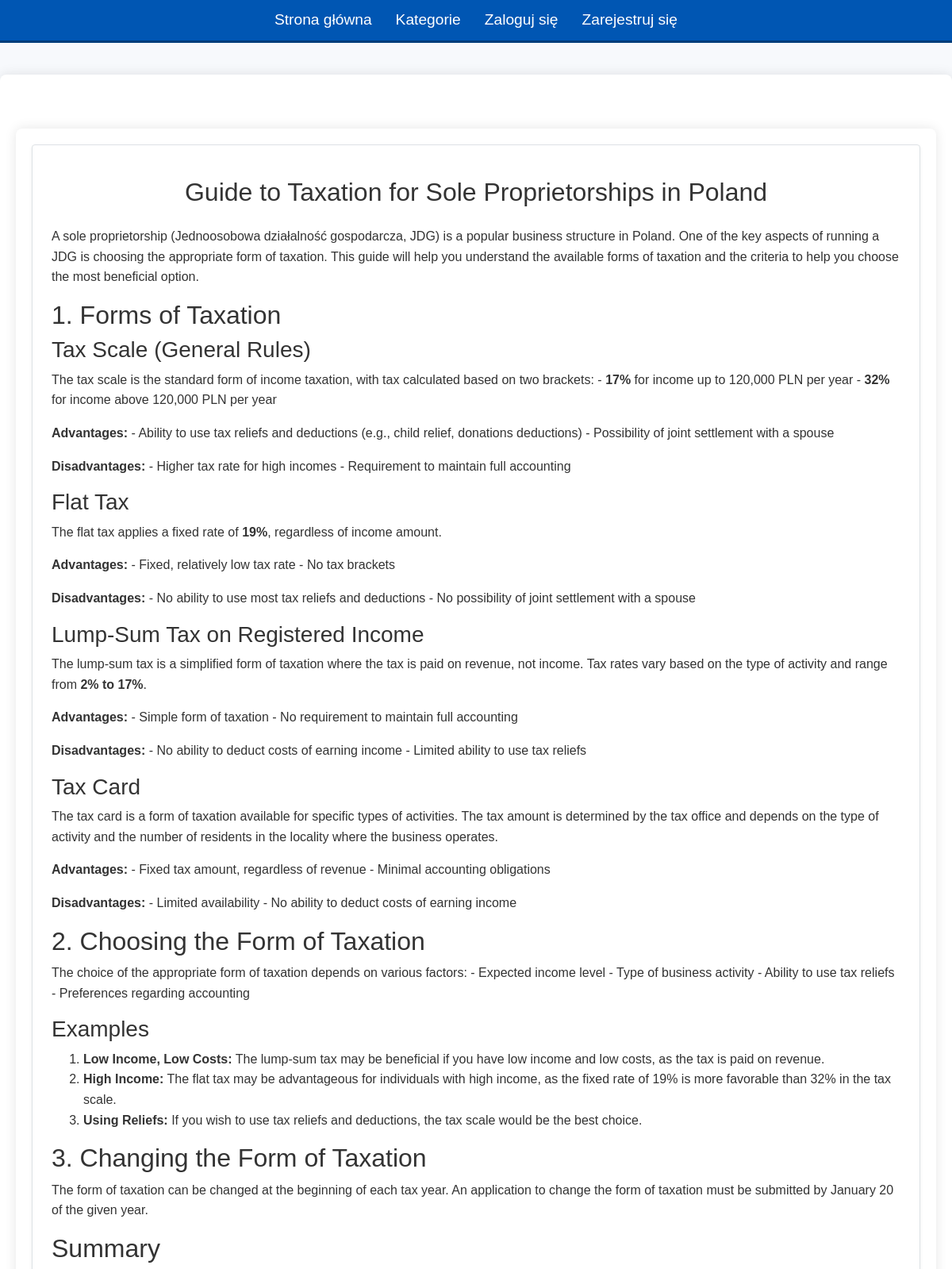
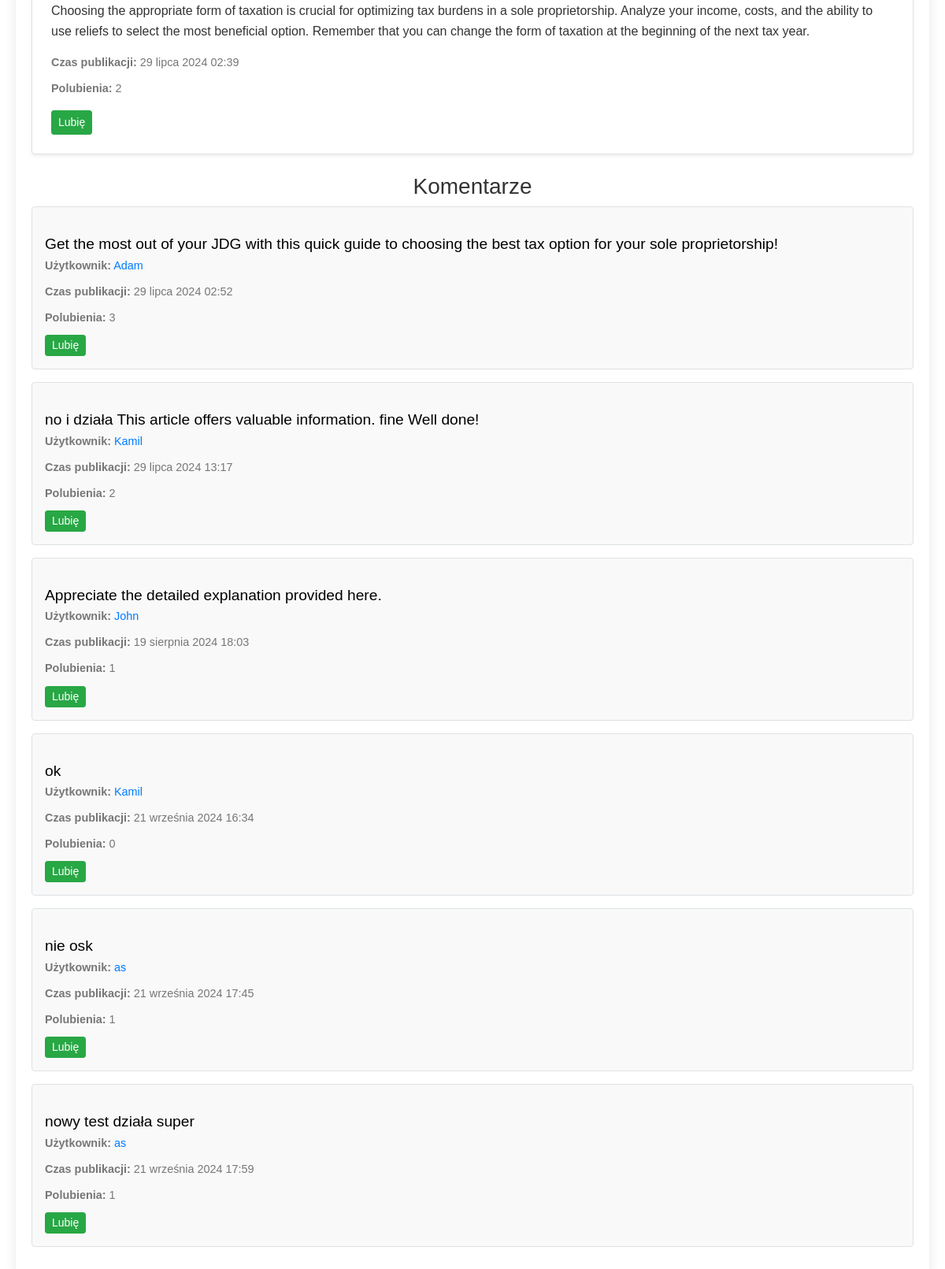
The app's page /post/16 with its own data (2 pictures, top to bottom).
### finance/models.py (models this page shows, shortened)
class Post(models.Model):
    id = models.AutoField(primary_key=True)
    user = models.ForeignKey(User, on_delete=models.CASCADE, related_name="POST")
    temat = models.CharField(max_length=500)
    post = models.CharField(max_length=10000)
    timestamp = models.DateTimeField(default=timezone.now)
    CATEGORY_CHOICES = [
        ('zakladanie_firmy', 'Zakładanie firmy'),
        ('finance_inwestycje', 'Finanse i inwestycje'),
        ('marketing_sprzedaz', 'Marketing i sprzedaż'),
        ('zarządzanie_operacje', 'Zarządzanie i operacje'),
        ('prawo_regulacje', 'Prawo i regulacje'),
        ('rozwoj_osobisty', 'Rozwój osobisty i networking'),
        ('inne', 'Inne')
    ]
    category = models.CharField(max_length=50, choices=CATEGORY_CHOICES, default='inne')
    like_count = models.IntegerField(default=0)

class Comment(models.Model):
    id = models.AutoField(primary_key=True)
    user = models.ForeignKey(User, on_delete=models.CASCADE, related_name="comment")
    post = models.ForeignKey(Post, on_delete=models.CASCADE, related_name="comment")
    comment = models.CharField(max_length=3000)
    timestamp = models.DateTimeField(default=timezone.now)
    like_count = models.IntegerField(default=0)

class User(AbstractUser):
    id = models.AutoField(primary_key=True)
    username = models.CharField(max_length=100, unique=True)
    email = models.EmailField(max_length=254)
    password = models.CharField(max_length=128)
    if_professional = models.BooleanField(default=False)

### finance/views.py (the view, shortened to what this page needs)
# urls.py: path("post/<str:post_id>", views.post_page, name="post_page"),
def post_page(request, post_id):
    user = request.user
    that_post = Post.objects.get(id=post_id)
    comments = Comment.objects.filter(post_id = post_id)
    post_saved = 1
    if user.is_authenticated:
        try:
            post_saved = Save_Post.objects.get(post_id = post_id, user = request.user )
        except Save_Post.DoesNotExist:
            post_saved = None
        liked_comments = Like_Comment.objects.filter(user= request.user, if_like=True).values_list('comment_id', flat=True)
    else:
        liked_comments= []
    if user.is_authenticated:
        likes = Like.objects.filter(post_id = post_id, user = request.user)
    else:
        likes = []
    post_content_markdown = markdown2.markdown(that_post.post)
    return render(request, "finance/post_page.html",{
        "post":that_post,
        "comments": comments,
        "saved": post_saved,
        "likes": likes,
        "liked_comments": liked_comments,
        "post_content_markdown": post_content_markdown
    })

### finance/templates/finance/post_page.html (shortened to what this page needs)
{% extends 'finance/layout.html' %}
{% block body %}
<div class="container mt-5">
    <div class="post-details p-4 mb-4 border rounded shadow-sm position-relative">
        <h2 class="text-center mb-4">{{ post.temat }}</h2>
        <p class="post-content" id="edit_content" data-edit-content="{{ post.post }}">{{ post_content_markdown|safe }}</p>
        <p class="post-meta"><strong>Czas publikacji:</strong> {{ post.timestamp }}</p>
        <p class="post-meta" id="like_counting" data-like-count="{{post.like_count}}"><strong>Polubienia:</strong> {{ post.like_count }}</p>
        <div class="mt-3">
            {% if likes %}
                {% for like in likes %}
                    {% if like.if_like == True %}
                        <button id="likeButton" class="btn btn-danger btn-sm">Nie lubię</button>
                    {% else %}
                        <button id="likeButton" class="btn btn-success btn-sm">Lubię</button>
                    {% endif %}
                {% endfor %}
            {% else %}
                <button id="likeButton" class="btn btn-success btn-sm">Lubię</button>
            {% endif %}
        </div>
    </div>
    <h3 class="text-center mt-4">Komentarze</h3>
    <div class="comments-section">
        {% if comments %}
            {% for comment in comments %}
                <div class="comment p-3 mb-3 border rounded position-relative">
                    <p class="comment-content mb-0" id="comment_content_{{ comment.id }}" data-comment-content="{{ comment.comment }}" style="font-size: 1.2em; color: #000;">{{ comment.comment }}</p>
                    <p class="comment-meta"><strong>Użytkownik:</strong> <a href="{% url 'profile' comment.user.username %}">{{ comment.user.username }}</a></p>
                    <p class="comment-meta"><strong>Czas publikacji:</strong> {{ comment.timestamp }}</p>
                    <p class="comment-meta" id="like_counting_comment_{{comment.id}}" data-like-comment="{{comment.like_count}}"><strong>Polubienia:</strong> {{ comment.like_count }}</p>
                    <div class="d-flex justify-content-start align-items-center">
                        {% if comment.id in liked_comments %}
                            <button id="commentLike-{{ comment.id }}" class="btn btn-danger btn-sm mr-2" data-comment-id="{{ comment.id }}">Nie lubię</button>
                        {% else %}
                            <button id="commentLike-{{ comment.id }}" class="btn btn-success btn-sm mr-2" data-comment-id="{{ comment.id }}">Lubię</button>
                        {% endif %}
                    </div>
                </div>
            {% endfor %}
        {% else %}
            <p class="text-center">Brak komentarzy.</p>
        {% endif %}
    </div>
</div>
{% endblock %}

### finance/static/finance/styles.css (style rules this page uses)
body { font-family: 'Arial', sans-serif; background-color: #f7f9fc; color: #333; line-height: 1.6; margin: 0; padding: 0; }
.container { max-width: 1200px; margin: 40px auto; padding: 20px; background-color: #fff; border-radius: 8px; box-shadow: 0 0 15px rgba(0, 0, 0, 0.1); }
.post-content { font-size: 1.4em; line-height: 1.6; }
.post-meta { font-size: 0.9em; color: #777; margin-bottom: 10px; }
.post-details { background-color: #fff; position: relative; }
.comments-section .comment { background-color: #f9f9f9; margin-bottom: 20px; position: relative; }
.comments-section .comment p { margin: 0 0 10px; font-size: 0.9em; color: #777; }
.comments-section .comment .btn-sm { padding: 2px 8px; font-size: 0.875rem; }

### records on screen
Post: temat "Guide to Taxation for Sole Proprietorships in Poland", timestamp "29 lipca 2024 02:39", like_count "2"
Comment: comment "Get the most out of your JDG with this quick guide to choosing the best tax option for your sole proprietorship!", user.username "Adam", timestamp "29 lipca 2024 02:52", like_count "3"
Comment: comment "no i działa This article offers valuable information. fine Well done!", user.username "Kamil", timestamp "29 lipca 2024 13:17", like_count "2"
Comment: comment "Appreciate the detailed explanation provided here.", user.username "John", timestamp "19 sierpnia 2024 18:03", like_count "1"
Comment: comment "ok", user.username "Kamil", timestamp "21 września 2024 16:34", like_count "0"
Comment: comment "nie osk", user.username "as", timestamp "21 września 2024 17:45", like_count "1"
Comment: comment "nowy test działa super", user.username "as", timestamp "21 września 2024 17:59", like_count "1"
